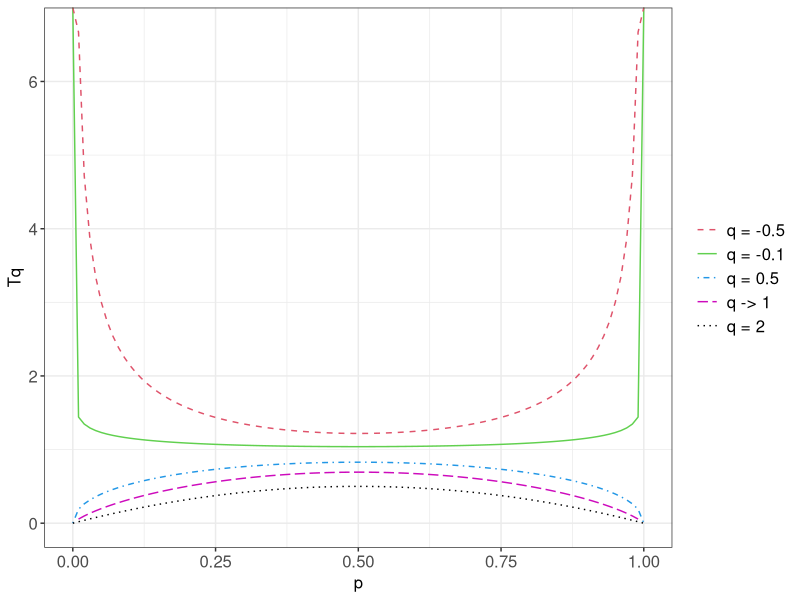

R code for this plot:

library(ggplot2)
library(scales)
library(doBy)

pdf("q.pdf", width=5, height=4)


fun.1 <- function(x) -(1 - x^(-0.5) - (1 - x)^(-0.5)) / 1.5
fun.0 <- function(x) -(1 - x^(-0.1) - (1 - x)^(-0.1)) / 1.1
fun.2 <- function(x) -(1 - sqrt(x) - sqrt(1 - x)) / 0.5
fun.4 <- function(x) (1 - x*x - (1 - x)*(1-x))
fun.3 <- function(x) -(x * log(x) + (1-x)*log(1-x))

g <- ggplot(data.frame(x=c(0,1)), aes(x)) +
  stat_function(fun=fun.0, geom="line", aes(linetype="q = -0.1", colour="q = -0.1")) +
  stat_function(fun=fun.1, geom="line", aes(linetype="q = -0.5", colour="q = -0.5")) +
  stat_function(fun=fun.2, geom="line", aes(linetype="q = 0.5", colour="q = 0.5")) +
  stat_function(fun=fun.3, geom="line", aes(linetype="q -> 1", colour="q -> 1")) +
  stat_function(fun=fun.4, geom="line", aes(linetype="q = 2", colour="q = 2")) +
  xlab("p") +
  ylab("Tq") +
  scale_linetype_manual("Function", values=c(2, 1, 4, 5, 3), breaks=c("q = -0.5","q = -0.1", "q = 0.5","q -> 1","q = 2")) +
  scale_colour_manual("Function", values=c(2, 3, 4, 6, 1), breaks=c("q = -0.5","q = -0.1", "q = 0.5","q -> 1","q = 2")) +
  theme_bw() + 
  theme(plot.title=element_text(size=12,hjust=0.5),axis.title=element_text(size=12),axis.text=element_text(size=12),legend.text=element_text(size=12), legend.title=element_blank())
  


print(g)